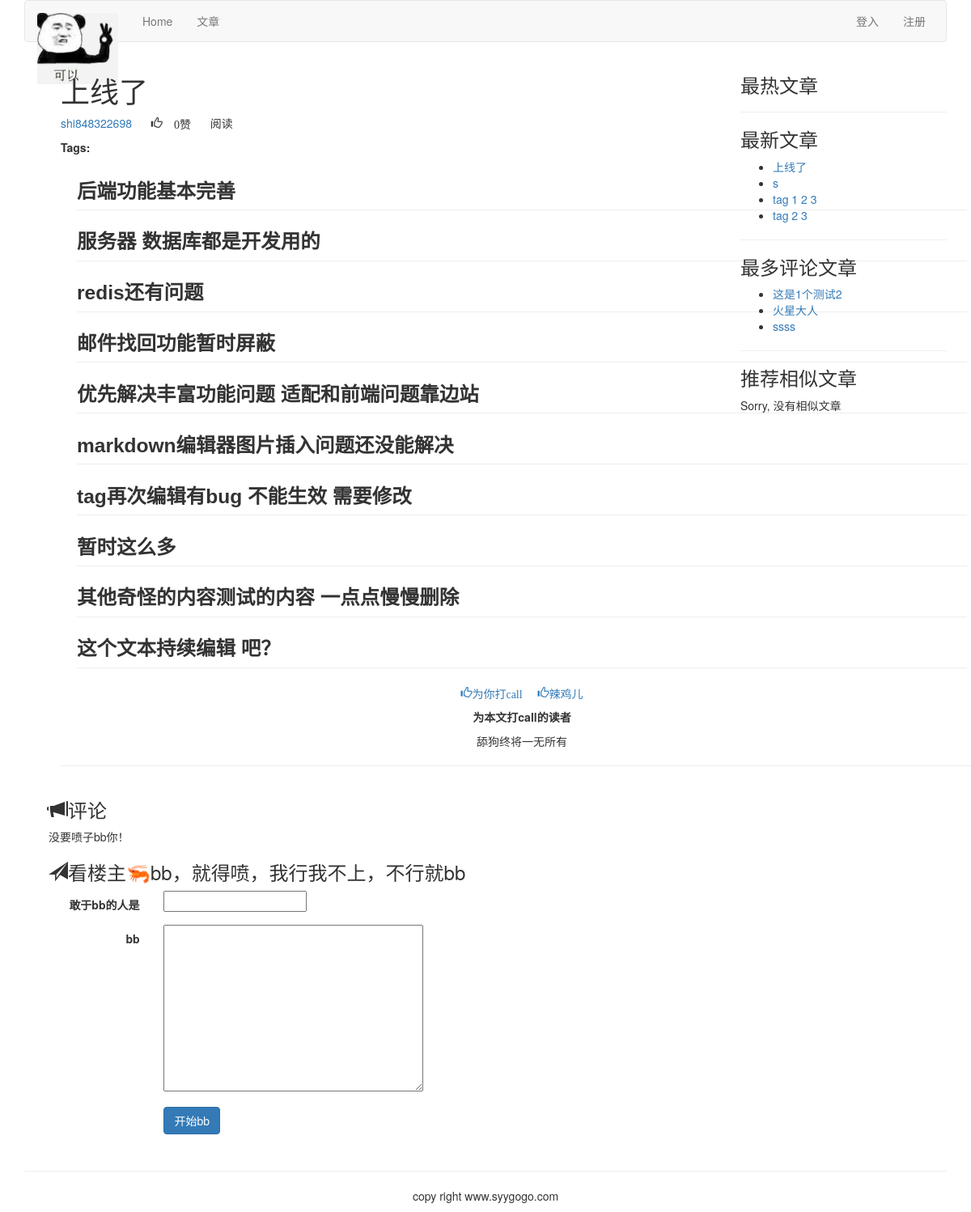
Page /article/article-content/22/Shang-Xian-Liao/ on the earlier database version.
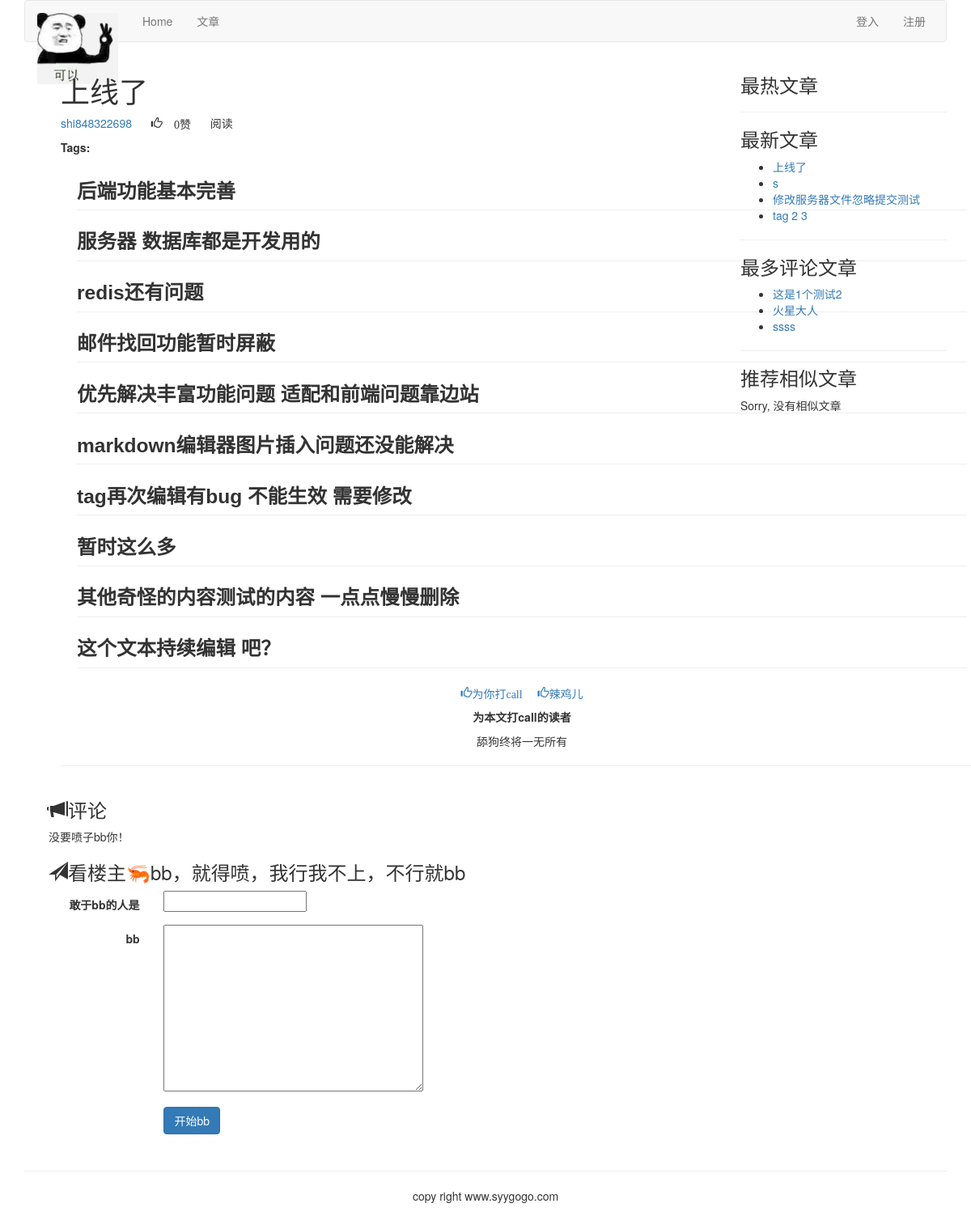
Same page on the later database version.
### article/models.py (models this page shows, shortened)
class ArticlePost(models.Model):
    author = models.ForeignKey(User, on_delete=models.CASCADE, related_name="article")
    title = models.CharField(max_length=200)
    slug = models.SlugField(max_length=500)
    column = models.ForeignKey(ArticleColumn, on_delete=models.CASCADE, related_name="article_column")
    body = models.TextField()
    created = models.DateTimeField(default=timezone.now)
    updated = models.DateTimeField(auto_now=True)
    users_like = models.ManyToManyField(User, related_name="articles_like", blank=True)
    article_tag = models.ManyToManyField(ArticleTag, related_name='article_tag', blank=True)
    class Meta:
        ordering = ("-updated",)
        index_together = (('id', 'slug'),)
    def get_url_path(self):
        return reverse("article:article_content", args=[self.id, self.slug])

### article/list_views.py (the view)
# urls.py: re_path('article-detail/(?P<id>\d+)/(?P<slug>[-\w]+)/$', views.article_detail, name="article_detail"),
def article_detail(request, id, slug):
    article = get_object_or_404(ArticlePost, id=id, slug=slug)
    total_views = r.incr("article:{}:views".format(article.id))
    r.zincrby('article_ranking', 1, article.id)
    article_ranking = r.zrange('article_ranking', 0, -1, desc=True)[:10]
    article_ranking_ids = [int(id) for id in article_ranking]
    most_viewed = list(ArticlePost.objects.filter(id__in=article_ranking_ids))
    most_viewed.sort(key=lambda x: article_ranking_ids.index(x.id))
    if request.method == 'POST':
        comment_form = CommentForm(data=request.POST)
        if comment_form.is_valid():
            new_comment = comment_form.save(commit=False)
            new_comment.article = article
            new_comment.save()
    else:
        comment_form = CommentForm()
    article_tags_ids = article.article_tag.values_list("id", flat=True)
    similar_articles = ArticlePost.objects.filter(article_tag__in=article_tags_ids).exclude(id=article.id)
    similar_articles = similar_articles.annotate(same_tags=Count("article_tag")).order_by('-same_tags', '-created')[:4]
    return render(request, "article/list/article_content.html", {"article": article,
                                                                 "total_views": total_views,
                                                                 "most_viewed": most_viewed,
                                                                 "comment_form": comment_form,
                                                                 "similar_articles": similar_articles})

### article/forms.py
class CommentForm(forms.ModelForm):
    class Meta:
        model = Comment
        fields = ("commentator", "body",)

### article/templatetags/article_tags.py (called while the page is built)
@register.inclusion_tag('article/list/lastest_articles.html')
def latest_articles(n=5):
    latest_articles = ArticlePost.objects.order_by("-created")[:n]
    return {"latest_articles": latest_articles}

@register.simple_tag
def most_commented_articles(n=3):
    return ArticlePost.objects.annotate(total_comments=Count('comments')).order_by("-total_comments")[:n]

@register.filter(name='markdown')
def markdown_filter(text):
    return mark_safe(markdown.markdown(text))

### templates/article/list/article_content.html (shortened to what this page needs)
{% extends "base.html" %}
{% load staticfiles %}
{% load article_tags %}
{% block content %}
    {% with total_like=article.users_like.count  user_like=article.users_like.all %}
        <div class="container">
<div class="col-md-9">
<div class="container">
    <header>
        <h1>
           {{ article.title }}
        </h1>
        <p>
            <a href="{% url "article:author_articles" article.author.username%}">
                {{ article.author.username }}
            </a>
            <span style="margin-left: 20px" class="glyphicon glyphicon-thumbs-up">
                {{ total_like }}赞
            </span>
            <span style="margin-left: 20px" >
                {{ total_views }}阅读
            </span>
        </p>
        <p>
            <span style="margin-right: 10px">
                <strong>Tags:</strong>
            </span>
        </p>
    </header>
    <link rel="stylesheet" href="{% static 'editor/css/editormd.preview.css' %}" />
<div id="editormd-view">
{{ article.body | markdown }}
</div>
            <div>
                <p class="text-center">
                    <a href="" onclick="like_article({{ article.id }}, 'like')">
                        <span class="glyphicon glyphicon-thumbs-up">为你打call</span>
                    </a>
                    <a href="" onclick="like_article({{ article.id }}, 'unlike')">
                        <span style="margin-left: 15px" class="glyphicon glyphicon-thumbs-up">辣鸡儿</span>
                    </a>
                </p>
            </div>
            <div>
                <p class="text-center">
                    <strong>为本文打call的读者</strong>
                </p>
                {% for user in article.users_like.all %}
                    <p class="text-center">{{ user.username }}</p>
                {% empty %}
                    <p class="text-center">舔狗终将一无所有</p>
                {% endfor %}
            </div>
<hr>
</div>
    <h3><span class="glyphicon glyphicon-bullhorn">
    </span>{{ comments.count }}评论</h3>
{% for comment in article.comments.all %}
    <div>
        <p><strong>{{ comment.commentator }}</strong></p>
        <p style="margin-left: 40px">{{ comment.body }}</p>
    </div>
{% empty %}
    <p>没要喷子bb你！</p>
{% endfor %}
<h3><span class="glyphicon glyphicon-send"></span>看楼主🦐bb，就得喷，我行我不上，不行就bb</h3>
<form action="" method="post" class="form-horizontal" role="form">{% csrf_token %}
            <div class="form-group">
                <label for="inputEmail3" class="col-sm-2 control-label">敢于bb的人是</label>
                <div class="col-sm-10">
                    {{ comment_form.commentator}}
                </div>
            </div>
            <div class="form-group">
                <label for="inputEmail3" class="col-sm-2 control-label">bb</label>
                <div class="col-sm-10">
                    {{ comment_form.body }}
                </div>
            </div>
            <div class="form-group">
                <div class="col-sm-offset-2 col-sm-10">
                    <p><input type="submit" name="" value="开始bb " class="btn btn-primary"></p>
                </div>
            </div>
        </form>
</div>
         <div class="col-md-3">
            <p class="text-center">
                <h3>最热文章</h3>
            </p>
                <hr>
            <p class="text-center">
                <h3>最新文章</h3>
                {% latest_articles 4 %}
            </p>
               <hr>
    <p class="text-center"><h3>最多评论文章</h3></p>
    {% most_commented_articles as most_comments %}
    <ul>
        {% for comment_article in most_comments %}
        <li>
            <a href="{{comment_article.get_url_path}}">{{ comment_article.title }}</a>
        </li>
        {% endfor %}
    </ul>
     <hr>
    <p class="text-center"><h3>推荐相似文章</h3></p>
    {% for similar in similar_articles %}
    <p><a href="{{ similar.get_url_path }}">{{ similar.title }}</a></p>
    {% empty %}
    <p>Sorry, 没有相似文章</p>
    {% endfor %}
            </div>
</div>
        </div>
{% endwith %}
{% endblock %}

### templates/article/list/lastest_articles.html
 <ul>
     {% for article in latest_articles %}
     <li>
         <a href="{{ article.get_url_path }}">{{ article.title }}</a>
     </li>
     {% endfor %}
 </ul>

Differences in the rows shown:
changed ArticlePost: title "tag 1 2 3" → "修改服务器文件忽略提交测试"
